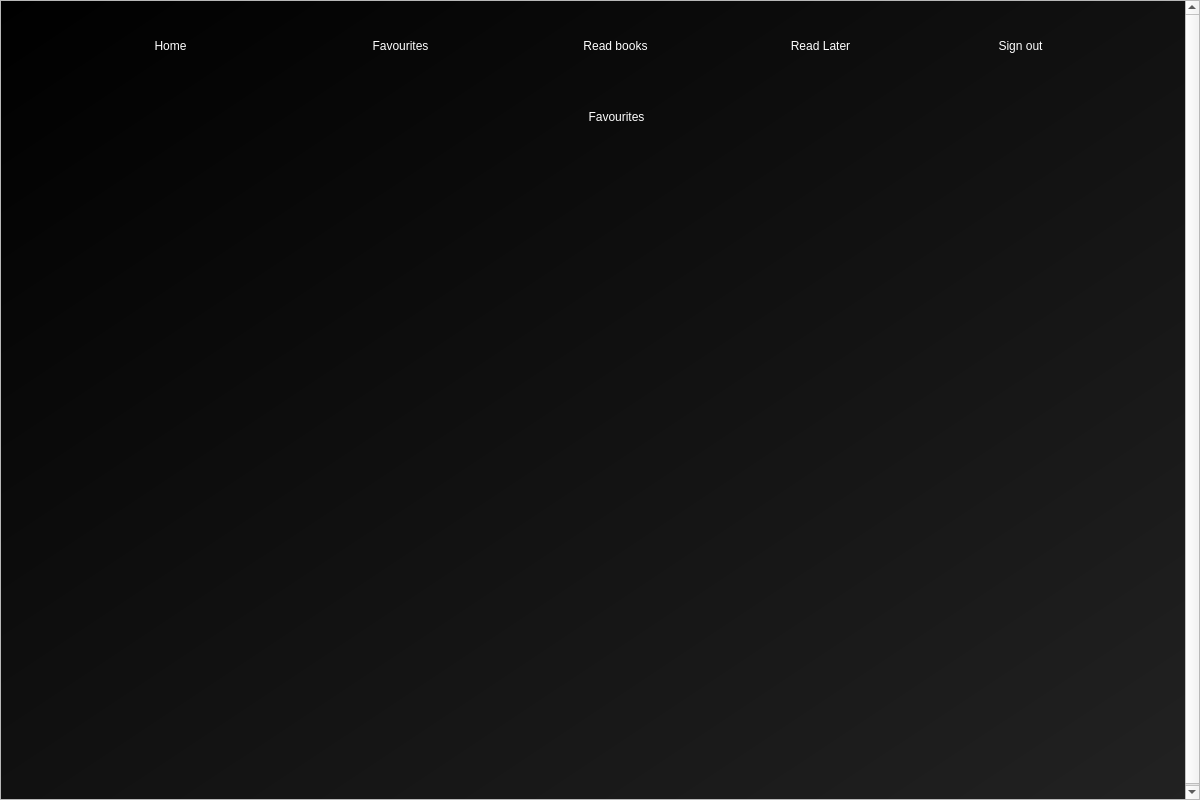
<?xml version="1.0" encoding="UTF-8"?>
<ui version="4.0">
 <class>Dialog</class>
 <widget class="QDialog" name="Dialog">
  <property name="geometry">
   <rect>
    <x>0</x>
    <y>0</y>
    <width>1200</width>
    <height>800</height>
   </rect>
  </property>
  <property name="windowTitle">
   <string>Favourites</string>
  </property>
  <property name="windowIcon">
   <iconset>
    <normaloff>../images/wiki_icon.png</normaloff>../images/wiki_icon.png</iconset>
  </property>
  <widget class="QScrollArea" name="scrollArea">
   <property name="geometry">
    <rect>
     <x>0</x>
     <y>0</y>
     <width>1200</width>
     <height>800</height>
    </rect>
   </property>
   <property name="horizontalScrollBarPolicy">
    <enum>Qt::ScrollBarAlwaysOff</enum>
   </property>
   <property name="widgetResizable">
    <bool>false</bool>
   </property>
   <widget class="QWidget" name="scrollAreaWidgetContents">
    <property name="geometry">
     <rect>
      <x>0</x>
      <y>0</y>
      <width>1200</width>
      <height>800</height>
     </rect>
    </property>
    <widget class="QWidget" name="bgwidget" native="true">
     <property name="geometry">
      <rect>
       <x>0</x>
       <y>0</y>
       <width>1200</width>
       <height>800</height>
      </rect>
     </property>
     <property name="styleSheet">
      <string notr="true">QWidget#bgwidget{
background-color: rgb(18, 18, 18);
background-color: qlineargradient(spread:pad, x1:0, y1:0, x2:1, y2:1, stop:0 rgba(0, 0, 0, 255), stop:1 rgba(34, 34, 34, 255));}
</string>
     </property>
     <widget class="QLabel" name="title_label">
      <property name="geometry">
       <rect>
        <x>30</x>
        <y>80</y>
        <width>1171</width>
        <height>71</height>
       </rect>
      </property>
      <property name="styleSheet">
       <string notr="true">color: rgb(255, 255, 255);
font: 20pt &quot;MS Shell Dlg 2&quot;;</string>
      </property>
      <property name="text">
       <string>Favourites</string>
      </property>
      <property name="alignment">
       <set>Qt::AlignCenter</set>
      </property>
     </widget>
    </widget>
   </widget>
  </widget>
  <widget class="QPushButton" name="menu_read_list">
   <property name="geometry">
    <rect>
     <x>770</x>
     <y>30</y>
     <width>101</width>
     <height>31</height>
    </rect>
   </property>
   <property name="cursor">
    <cursorShape>PointingHandCursor</cursorShape>
   </property>
   <property name="styleSheet">
    <string notr="true">border-radius: 20px;
background-color: rgba(238, 2, 73, 0);
font: 12pt &quot;MS Shell Dlg 2&quot;;
color: rgb(255, 255, 255);</string>
   </property>
   <property name="text">
    <string>Read Later</string>
   </property>
  </widget>
  <widget class="QPushButton" name="menu_sign_out">
   <property name="geometry">
    <rect>
     <x>980</x>
     <y>30</y>
     <width>81</width>
     <height>31</height>
    </rect>
   </property>
   <property name="cursor">
    <cursorShape>PointingHandCursor</cursorShape>
   </property>
   <property name="styleSheet">
    <string notr="true">border-radius: 20px;
background-color: rgba(238, 2, 73, 0);
font: 12pt &quot;MS Shell Dlg 2&quot;;
color: rgb(255, 255, 255);</string>
   </property>
   <property name="text">
    <string>Sign out</string>
   </property>
  </widget>
  <widget class="QPushButton" name="menu_fav">
   <property name="geometry">
    <rect>
     <x>350</x>
     <y>30</y>
     <width>101</width>
     <height>31</height>
    </rect>
   </property>
   <property name="cursor">
    <cursorShape>PointingHandCursor</cursorShape>
   </property>
   <property name="styleSheet">
    <string notr="true">border-radius: 20px;
background-color: rgba(238, 2, 73, 0);
font: 12pt &quot;MS Shell Dlg 2&quot;;
color: rgb(255, 255, 255);</string>
   </property>
   <property name="text">
    <string>Favourites</string>
   </property>
  </widget>
  <widget class="QPushButton" name="menu_home">
   <property name="geometry">
    <rect>
     <x>140</x>
     <y>30</y>
     <width>61</width>
     <height>31</height>
    </rect>
   </property>
   <property name="cursor">
    <cursorShape>PointingHandCursor</cursorShape>
   </property>
   <property name="styleSheet">
    <string notr="true">border-radius: 20px;
background-color: rgba(238, 2, 73, 0);
font: 12pt &quot;MS Shell Dlg 2&quot;;
color: rgb(255, 255, 255);</string>
   </property>
   <property name="text">
    <string>Home</string>
   </property>
  </widget>
  <widget class="QPushButton" name="menu_my_read">
   <property name="geometry">
    <rect>
     <x>560</x>
     <y>30</y>
     <width>111</width>
     <height>31</height>
    </rect>
   </property>
   <property name="cursor">
    <cursorShape>PointingHandCursor</cursorShape>
   </property>
   <property name="styleSheet">
    <string notr="true">border-radius: 20px;
background-color: rgba(238, 2, 73, 0);
font: 12pt &quot;MS Shell Dlg 2&quot;;
color: rgb(255, 255, 255);</string>
   </property>
   <property name="text">
    <string>Read books</string>
   </property>
  </widget>
 </widget>
 <resources/>
 <connections/>
</ui>
